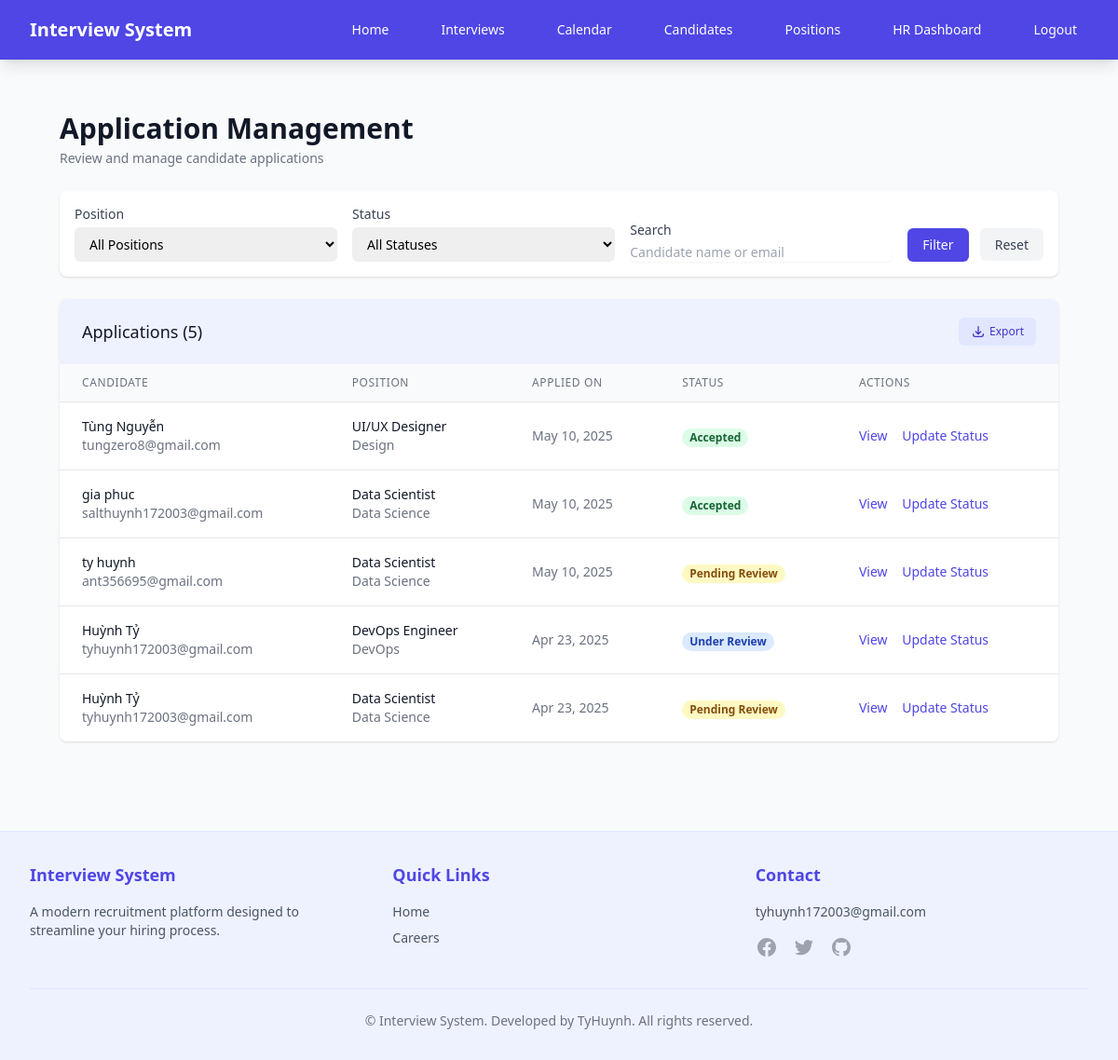
/applications/ (signed in), run on an earlier commit of the app's database.
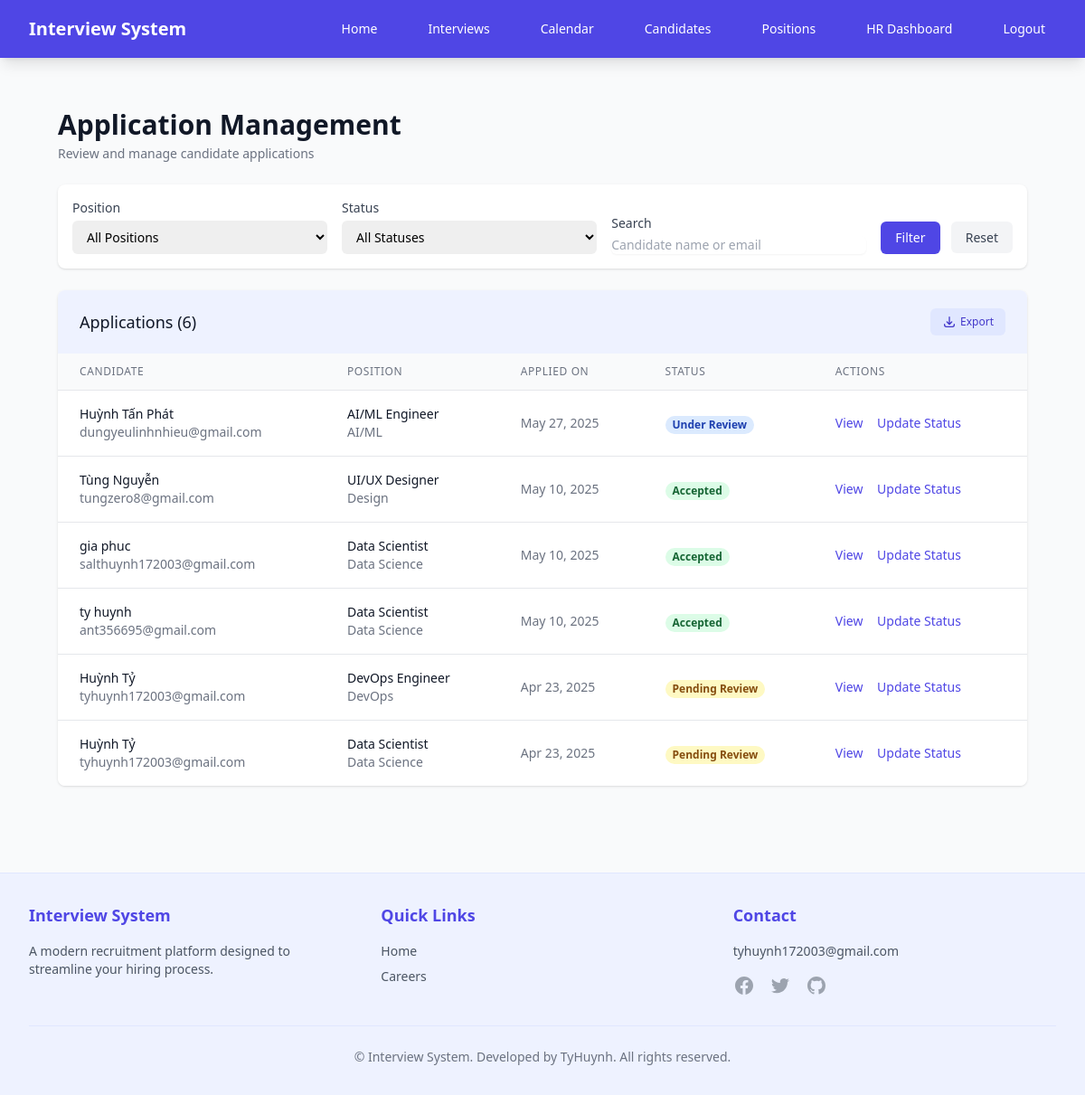
And on a later commit of the database.
### recruitment/models.py (models this page shows, shortened)
class Application(models.Model):
    STATUS_CHOICES = [
        ('pending', 'Pending Review'),
        ('reviewing', 'Under Review'),
        ('interview', 'Interview Scheduled'),
        ('accepted', 'Accepted'),
        ('rejected', 'Rejected'),
    ]
    candidate = models.ForeignKey(Candidate, on_delete=models.CASCADE, related_name='applications')
    position = models.ForeignKey(Position, on_delete=models.CASCADE, related_name='applications')
    cover_letter = models.TextField(blank=True)
    resume = models.FileField(upload_to='resumes/', blank=True, null=True)
    created_at = models.DateTimeField(auto_now_add=True)
    updated_at = models.DateTimeField(auto_now=True)
    status = models.CharField(max_length=20, choices=STATUS_CHOICES, default='pending')

class Candidate(models.Model):
    user = models.OneToOneField(User, on_delete=models.CASCADE, null=True, blank=True)
    name = models.CharField(max_length=100)
    email = models.EmailField(unique=True)
    phone = models.CharField(max_length=20)
    resume = models.FileField(upload_to='resumes/', null=True, blank=True)
    created_at = models.DateTimeField(auto_now_add=True)

class Position(models.Model):
    title = models.CharField(max_length=100)
    description = models.TextField()
    requirements = models.TextField()
    salary_range = models.CharField(max_length=100, blank=True, null=True)  # Thêm trường lương
    department = models.CharField(max_length=100, blank=True, null=True)  # Thêm phòng ban
    is_active = models.BooleanField(default=True)
    EMPLOYMENT_TYPES = [
        ('full_time', 'Full-time'),
        ('part_time', 'Part-time'),
        ('contract', 'Contract'),
        ('temporary', 'Temporary'),
        ('internship', 'Internship'),
        ('remote', 'Remote'),
    ]
    employment_type = models.CharField(
        max_length=20,
        choices=EMPLOYMENT_TYPES,
        default='full_time',
        verbose_name='Employment Type'
    )

### recruitment/views.py (the view)
# urls.py: path('applications/', views.application_management, name='application_management'),
@login_required
@user_passes_test(is_hr_staff)
def application_management(request):
    applications = Application.objects.all().order_by('-created_at')
    positions = Position.objects.filter(is_active=True)
    selected_position = request.GET.get('position', '')
    if selected_position:
        applications = applications.filter(position_id=selected_position)
    selected_status = request.GET.get('status', '')
    if selected_status:
        applications = applications.filter(status=selected_status)
    search_query = request.GET.get('search', '')
    if search_query:
        applications = applications.filter(
            Q(candidate__name__icontains=search_query) |
            Q(candidate__email__icontains=search_query)
        )
    paginator = Paginator(applications, 10)  # Show 10 applications per page
    page = request.GET.get('page')
    try:
        applications = paginator.page(page)
    except PageNotAnInteger:
        applications = paginator.page(1)
    except EmptyPage:
        applications = paginator.page(paginator.num_pages)
    context = {
        'applications': applications,
        'positions': positions,
        'status_choices': Application.STATUS_CHOICES,
        'selected_position': selected_position,
        'selected_status': selected_status,
        'search_query': search_query,
    }
    return render(request, 'recruitment/application_management.html', context)

### recruitment/views.py (called while the page is built)
def is_hr_staff(user):
    return hasattr(user, 'profile') and user.profile.user_type in ['hr', 'admin']

### templates/recruitment/application_management.html (shortened to what the changed rows need)
{% extends 'base.html' %}
{% block content %}
<div class="max-w-7xl mx-auto px-4 sm:px-6 lg:px-8 py-8">
    <div class="md:flex md:items-center md:justify-between mb-6">
        <div class="flex-1 min-w-0">
            <h2 class="text-2xl font-bold leading-7 text-gray-900 sm:text-3xl sm:truncate">
                Application Management
            </h2>
        </div>
    </div>
    <div class="bg-white shadow overflow-hidden sm:rounded-lg">
        <div class="px-4 py-5 sm:px-6 bg-indigo-50 flex justify-between items-center">
            <h3 class="text-lg leading-6 font-medium text-gray-900">Applications ({{ applications.paginator.count }})</h3>
            <div class="flex space-x-2">
                <a href="{% url 'recruitment:export_applications' %}{% if request.GET %}?{{ request.GET.urlencode }}{% endif %}" class="inline-flex items-center px-3 py-1.5 border border-transparent text-xs font-medium rounded-md text-indigo-700 bg-indigo-100 hover:bg-indigo-200 focus:outline-none focus:ring-2 focus:ring-offset-2 focus:ring-indigo-500">
                </a>
            </div>
        </div>
        {% if applications %}
            <div class="overflow-x-auto">
                <table class="min-w-full divide-y divide-gray-200">
                    <thead class="bg-gray-50">
                        <tr>
                            <th scope="col" class="px-6 py-3 text-left text-xs font-medium text-gray-500 uppercase tracking-wider">Candidate</th>
                            <th scope="col" class="px-6 py-3 text-left text-xs font-medium text-gray-500 uppercase tracking-wider">Position</th>
                            <th scope="col" class="px-6 py-3 text-left text-xs font-medium text-gray-500 uppercase tracking-wider">Applied On</th>
                            <th scope="col" class="px-6 py-3 text-left text-xs font-medium text-gray-500 uppercase tracking-wider">Status</th>
                            <th scope="col" class="px-6 py-3 text-left text-xs font-medium text-gray-500 uppercase tracking-wider">Actions</th>
                        </tr>
                    </thead>
                    <tbody class="bg-white divide-y divide-gray-200">
                        {% for application in applications %}
                        <tr>
                            <td class="px-6 py-4 whitespace-nowrap">
                                <div class="flex items-center">
                                    <div>
                                        <div class="text-sm font-medium text-gray-900">
                                            {{ application.candidate.name }}
                                        </div>
                                        <div class="text-sm text-gray-500">
                                            {{ application.candidate.email }}
                                        </div>
                                    </div>
                                </div>
                            </td>
                            <td class="px-6 py-4 whitespace-nowrap">
                                <div class="text-sm text-gray-900">{{ application.position.title }}</div>
                                <div class="text-sm text-gray-500">{{ application.position.department }}</div>
                            </td>
                            <td class="px-6 py-4 whitespace-nowrap text-sm text-gray-500">
                                {{ application.created_at|date:"M d, Y" }}
                            </td>
                            <td class="px-6 py-4 whitespace-nowrap">
                                <span class="px-2 inline-flex text-xs leading-5 font-semibold rounded-full
                                    {% if application.status == 'pending' %}bg-yellow-100 text-yellow-800
                                    {% elif application.status == 'reviewing' %}bg-blue-100 text-blue-800
                                    {% elif application.status == 'interview' %}bg-purple-100 text-purple-800
                                    {% elif application.status == 'rejected' %}bg-red-100 text-red-800
                                    {% elif application.status == 'accepted' %}bg-green-100 text-green-800
                                    {% endif %}">
                                    {{ application.get_status_display }}
                                </span>
                            </td>
                            <td class="px-6 py-4 whitespace-nowrap text-sm font-medium">
                                <a href="{% url 'recruitment:application_detail' application.id %}" class="text-indigo-600 hover:text-indigo-900 mr-3">View</a>
                                <button type="button"
                                        class="text-indigo-600 hover:text-indigo-900 mr-3"
                                        onclick="openStatusModal('{{ application.id }}', '{{ application.status }}')">
                                    Update Status
                                </button>
                            </td>
                        </tr>
                        {% endfor %}
                    </tbody>
                </table>
            </div>
        {% else %}
            <div class="px-4 py-5 sm:px-6 text-center">
                <p class="text-gray-500">No applications found matching your criteria.</p>
            </div>
        {% endif %}
    </div>
</div>
{% endblock %}

What changed in the data, as far as the page shows it:
added Application: candidate.name "Huỳnh Tấn Phát", candidate.email "dungyeulinhnhieu@gmail.com", position "AI/ML Engineer", position.department "AI/ML", created_at "May 27, 2025", status "Under Review"
changed Application "ty huynh": status "Pending Review" → "Accepted"
changed Application "DevOps Engineer": status "Under Review" → "Pending Review"
Also different on the page:
{{ applications.paginator.count }}: "5" → "6"
